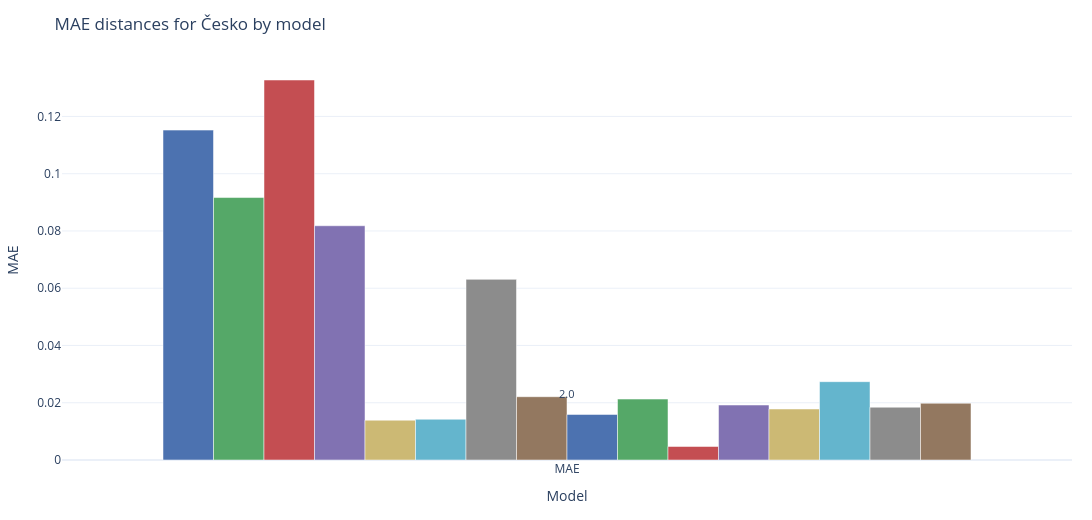

The notebook cell saved with this chart:
### Code cell
panel_data, election_data, voting_results_dict = load_csv_files(voting_class=VotingPick, drop_voted_flag=True, drop_both_flag=True)

# drop all but "Česko" from election_data
election_data = election_data.loc[COUNTRY].to_frame().T

latent_prefs_dict = load_latent_prefs(drop_voted_flag=True, drop_both_flag=True)
agentury = load_agentury(drop_voted_flag=True, drop_both_flag=True).drop(columns=['url'])
# iterate over rows of agentury and add them to latent_prefs_dict as DataFrames
for agentura in agentury.index:
    ag_df = agentury.loc[agentura].to_frame().T
    # replace the index value with "Česko"
    ag_df.index = ["Česko"]
    # replace the index name with "region"
    ag_df.index.name = "region"
    latent_prefs_dict[agentura] = ag_df

plot_cesko_distances_grouped_bars(election_data,
                                        panel_data,
                                        voting_results_dict,
                                        latent_prefs_dict,
                                        distances=['MAE'],
                                        figure_width=1200,
                                        )

### Figure 1 — Plotly figure (JSON) as saved in the notebook; plotly's stock layout.template omitted (floating-point values rounded to 4 significant figures)
{"data": [{"marker": {"color": "#4C72B0"}, "name": "gpt-4.1-nano", "showlegend": false, "x": ["MAE"], "y": [0.1152], "type": "bar"}, {"marker": {"color": "#55A868"}, "name": "gpt-4.1", "showlegend": false, "x": ["MAE"], "y": [0.09168], "type": "bar"}, {"marker": {"color": "#C44E52"}, "name": "gpt-4o-mini", "showlegend": false, "x": ["MAE"], "y": [0.1327], "type": "bar"}, {"marker": {"color": "#8172B2"}, "name": "gpt-4o", "showlegend": false, "x": ["MAE"], "y": [0.08183], "type": "bar"}, {"marker": {"color": "#CCB974"}, "name": "claimed", "showlegend": false, "x": ["MAE"], "y": [0.01391], "type": "bar"}, {"marker": {"color": "#64B5CD"}, "name": "gpt-4.1-nano-citizen", "showlegend": false, "x": ["MAE"], "y": [0.01423], "type": "bar"}, {"marker": {"color": "#8C8C8C"}, "name": "gpt-4.1-citizen", "showlegend": false, "x": ["MAE"], "y": [0.0631], "type": "bar"}, {"marker": {"color": "#937860"}, "name": "gpt-4o-mini-citizen", "showlegend": false, "x": ["MAE"], "y": [0.02211], "type": "bar"}, {"marker": {"color": "#4C72B0"}, "name": "gpt-4o-citizen", "showlegend": false, "x": ["MAE"], "y": [0.01591], "type": "bar"}, {"marker": {"color": "#55A868"}, "name": "gpt-4.1-nano-direct", "showlegend": false, "x": ["MAE"], "y": [0.02128], "type": "bar"}, {"marker": {"color": "#C44E52"}, "name": "gpt-4.1-direct", "showlegend": false, "x": ["MAE"], "y": [0.004723], "type": "bar"}, {"marker": {"color": "#8172B2"}, "name": "gpt-4o-mini-direct", "showlegend": false, "x": ["MAE"], "y": [0.0192], "type": "bar"}, {"marker": {"color": "#CCB974"}, "name": "gpt-4o-direct", "showlegend": false, "x": ["MAE"], "y": [0.01782], "type": "bar"}, {"marker": {"color": "#64B5CD"}, "name": "STEM", "showlegend": false, "x": ["MAE"], "y": [0.02736], "type": "bar"}, {"marker": {"color": "#8C8C8C"}, "name": "Median", "showlegend": false, "x": ["MAE"], "y": [0.01844], "type": "bar"}, {"marker": {"color": "#937860"}, "name": "Kantar CZ", "showlegend": false, "x": ["MAE"], "y": [0.01982], "type": "bar"}], "layout": {"title": {"text": "MAE distances for Česko by model"}, "margin": {"l": 60, "r": 20, "t": 60, "b": 60}, "width": 1200, "height": 520, "showlegend": false, "annotations": [{"font": {"size": 11}, "showarrow": false, "text": "2.0", "x": "MAE", "xanchor": "center", "y": 0.01982, "yanchor": "bottom"}], "xaxis": {"title": {"text": "Model"}, "tickangle": 0}, "yaxis": {"title": {"text": "MAE"}}}}
